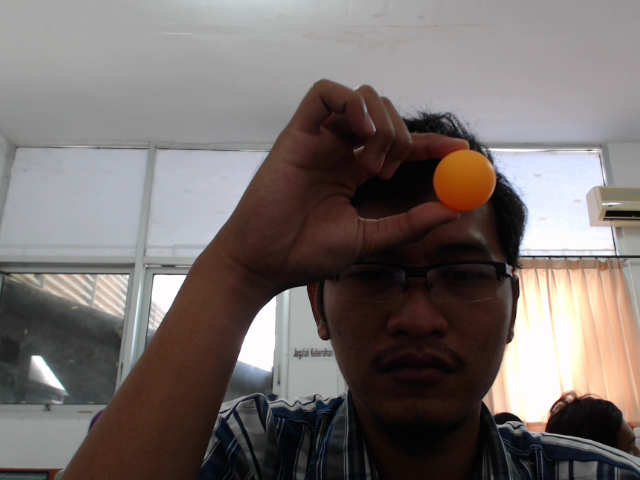
#> input picture Njajal Program/imL.bmp, 640 x 480 px
$ python 'img streo.py'
#> lines starting #> are read from the running program, lines starting #| are printed output that depends on the picture
import numpy as np
import cv2
from matplotlib import pyplot as plt

imgL = cv2.imread('imL.bmp',0)
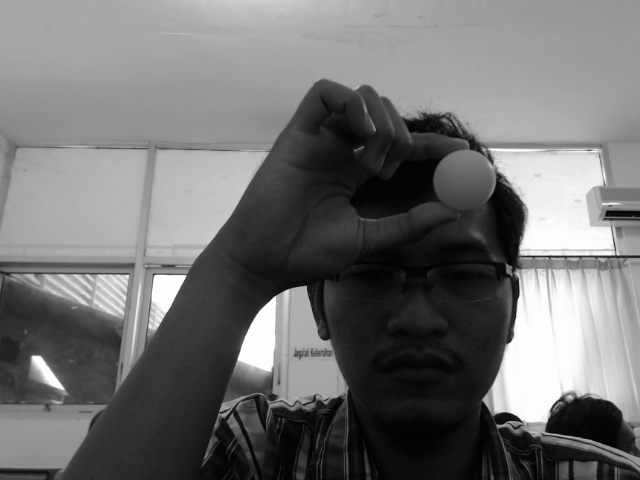
#> imgL: shape (480, 640); min 1, max 254, mean 112.8
imgR = cv2.imread('imR.bmp',0)
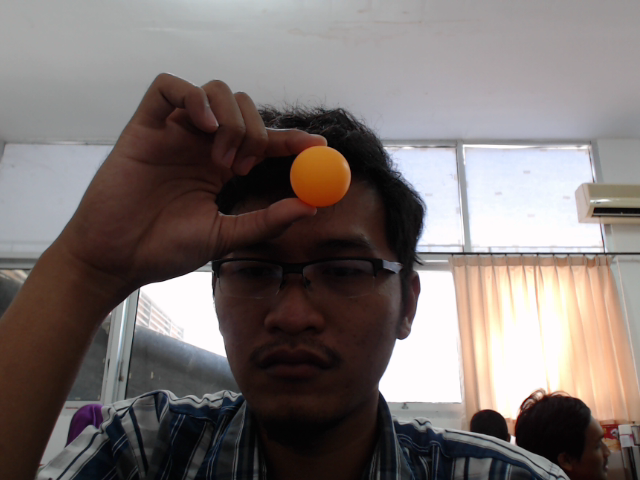
#> input picture Njajal Program/imR.bmp, 640 x 480 px
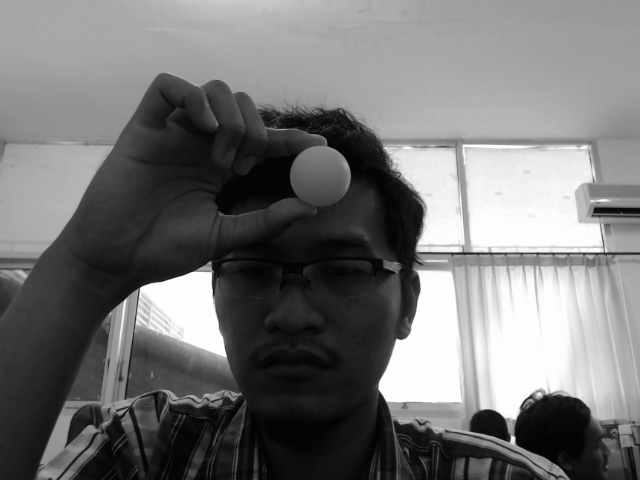
#> imgR: shape (480, 640); min 1, max 254, mean 116.7

#> (the run stopped early here; a loop or call above may not have finished)
